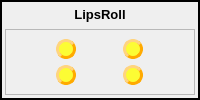
              <widget class="QFrame" name="frame_60">
               <property name="frameShape">
                <enum>QFrame::WinPanel</enum>
               </property>
               <property name="frameShadow">
                <enum>QFrame::Plain</enum>
               </property>
               <layout class="QGridLayout" name="gridLayout_66">
                <property name="leftMargin">
                 <number>3</number>
                </property>
                <property name="topMargin">
                 <number>3</number>
                </property>
                <property name="rightMargin">
                 <number>3</number>
                </property>
                <property name="bottomMargin">
                 <number>3</number>
                </property>
                <item row="0" column="0" colspan="2">
                 <widget class="QLabel" name="label_33">
                  <property name="maximumSize">
                   <size>
                    <width>16777215</width>
                    <height>20</height>
                   </size>
                  </property>
                  <property name="font">
                   <font>
                    <pointsize>10</pointsize>
                    <weight>75</weight>
                    <bold>true</bold>
                   </font>
                  </property>
                  <property name="text">
                   <string>LipsRoll</string>
                  </property>
                  <property name="alignment">
                   <set>Qt::AlignCenter</set>
                  </property>
                 </widget>
                </item>
                <item row="1" column="0" colspan="2">
                 <widget class="QFrame" name="frame_61">
                  <property name="frameShape">
                   <enum>QFrame::StyledPanel</enum>
                  </property>
                  <property name="frameShadow">
                   <enum>QFrame::Plain</enum>
                  </property>
                  <layout class="QGridLayout" name="gridLayout_67">
                   <item row="0" column="1">
                    <widget class="QPushButton" name="CTRL_L_mouth_lipsRollU">
                     <property name="minimumSize">
                      <size>
                       <width>20</width>
                       <height>20</height>
                      </size>
                     </property>
                     <property name="maximumSize">
                      <size>
                       <width>20</width>
                       <height>20</height>
                      </size>
                     </property>
                     <property name="styleSheet">
                      <string notr="true">QPushButton{
background-color: rgba(255, 255, 0, 200);
border-style: outset;
border-width: 3px;
border-radius: 10px;
border-color: rgb(255, 170, 0);
}
QPushButton:hover{
background-color:rgba(0,0,200,60); 
color: black;}
QPushButton:checked{
background-color: rgba(0,255, 0 ,200);
border-style: inset; }

</string>
                     </property>
                     <property name="text">
                      <string/>
                     </property>
                    </widget>
                   </item>
                   <item row="1" column="1">
                    <widget class="QPushButton" name="CTRL_L_mouth_lipsRollD">
                     <property name="minimumSize">
                      <size>
                       <width>20</width>
                       <height>20</height>
                      </size>
                     </property>
                     <property name="maximumSize">
                      <size>
                       <width>20</width>
                       <height>20</height>
                      </size>
                     </property>
                     <property name="styleSheet">
                      <string notr="true">QPushButton{
background-color: rgba(255, 255, 0, 200);
border-style: outset;
border-width: 3px;
border-radius: 10px;
border-color: rgb(255, 170, 0);
}
QPushButton:hover{
background-color:rgba(0,0,200,60); 
color: black;}
QPushButton:checked{
background-color: rgba(0,255, 0 ,200);
border-style: inset; }

</string>
                     </property>
                     <property name="text">
                      <string/>
                     </property>
                    </widget>
                   </item>
                   <item row="0" column="0">
                    <widget class="QPushButton" name="CTRL_R_mouth_lipsRollU">
                     <property name="minimumSize">
                      <size>
                       <width>20</width>
                       <height>20</height>
                      </size>
                     </property>
                     <property name="maximumSize">
                      <size>
                       <width>20</width>
                       <height>20</height>
                      </size>
                     </property>
                     <property name="styleSheet">
                      <string notr="true">QPushButton{
background-color: rgba(255, 255, 0, 200);
border-style: outset;
border-width: 3px;
border-radius: 10px;
border-color: rgb(255, 170, 0);
}
QPushButton:hover{
background-color:rgba(0,0,200,60); 
color: black;}
QPushButton:checked{
background-color: rgba(0,255, 0 ,200);
border-style: inset; }

</string>
                     </property>
                     <property name="text">
                      <string/>
                     </property>
                    </widget>
                   </item>
                   <item row="1" column="0">
                    <widget class="QPushButton" name="CTRL_R_mouth_lipsRollD">
                     <property name="minimumSize">
                      <size>
                       <width>20</width>
                       <height>20</height>
                      </size>
                     </property>
                     <property name="maximumSize">
                      <size>
                       <width>20</width>
                       <height>20</height>
                      </size>
                     </property>
                     <property name="styleSheet">
                      <string notr="true">QPushButton{
background-color: rgba(255, 255, 0, 200);
border-style: outset;
border-width: 3px;
border-radius: 10px;
border-color: rgb(255, 170, 0);
}
QPushButton:hover{
background-color:rgba(0,0,200,60); 
color: black;}
QPushButton:checked{
background-color: rgba(0,255, 0 ,200);
border-style: inset; }

</string>
                     </property>
                     <property name="text">
                      <string/>
                     </property>
                    </widget>
                   </item>
                  </layout>
                 </widget>
                </item>
               </layout>
              </widget>
